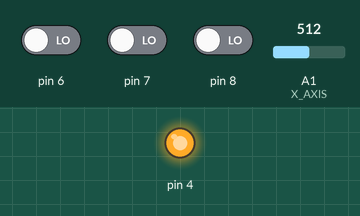
This sketch was run on a simulated Arduino Uno, built with avr-gcc and run on an emulated ATmega328P. Shown: output pins drawn as LEDs (lit = HIGH). The inputs (shaded band) are chosen by the test bench; at power-on: A1 (X_AXIS) = 512, pin 6 LOW, pin 7 LOW, pin 8 LOW. No radio packets arrive unless stated; what the sketch prints to the serial monitor is not drawn.

Above: at 2.8 s.
2.9 s: A1 (X_AXIS) set to 11
4.4 s: A1 (X_AXIS) set to 8
Timing chart, 0 to 7.4 s (numbered marks = the images above; inputs shaded):
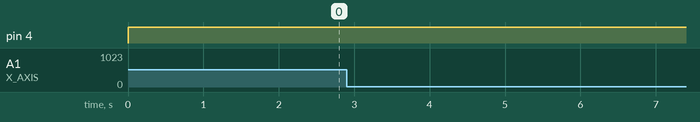

The sketch:

Transmitter.ino
```cpp
#include <SPI.h>
#include <nRF24L01.h>
#include <RF24.h>

#define SWING_PIN   (6u)
#define ACCELERATE_PIN (8u)
#define REVERSE_PIN (7u)
#define X_AXIS  A1
#define Y_AXIS  A0

RF24 radio(9, 10); // CE, CSN
const byte address[6] = "00001";     /*Byte of array representing the address. This is the address where we will send the data.
                                    This should be same on the receiving    side.*/
typedef enum
{
  STANDBY = 0,
  ACCELERATE = 1,
  SWING = 2,
  REVERSE = 3,
}ControllerState_t;

typedef struct
{
  bool swingDigitalRead = 0u;
  bool accelerateDigitalRead = 0u;
  bool reverseDigitalRead = 0u;
  uint32_t xAxis = 0u;
}Controller_t;

Controller_t data;
ControllerState_t ControllerState = STANDBY;

void setup()
{
  Serial.begin(9600);

  pinMode(SWING_PIN, INPUT);
  pinMode(4, OUTPUT);
  pinMode(ACCELERATE_PIN, INPUT);
  pinMode(REVERSE_PIN, INPUT);

  radio.begin();                  //Starting the Wireless communication
  radio.openWritingPipe(address); //Setting the address where we will send the data
  radio.setPALevel(RF24_PA_MIN);  //You can set it as minimum or maximum depending on the distance between the transmitter and receiver.
  radio.stopListening();          //This sets the module as transmitter
}


void loop()
{
  digitalWrite(4, HIGH);
  data.xAxis = analogRead(X_AXIS);
  data.swingDigitalRead = digitalRead(SWING_PIN);
  data.accelerateDigitalRead = digitalRead(ACCELERATE_PIN);
  data.reverseDigitalRead = digitalRead(REVERSE_PIN);
  Serial.println(data.accelerateDigitalRead);
  switch(ControllerState)
  {
    case STANDBY:
      Serial.println(data.xAxis);
      if (data.accelerateDigitalRead == HIGH)   //Test D4 to output a logic signal for D8 to read.
      {
//        Serial.println("Changing State");
        ControllerState = ACCELERATE;
      }

       else if (data.reverseDigitalRead == HIGH)
       {
         ControllerState = REVERSE;
       }

       else
      {
        data.accelerateDigitalRead = 0u;
        data.reverseDigitalRead = 0u;
        ControllerState = STANDBY;
      }
      break;

    case ACCELERATE:      /*Note: Adjust below commented code to accomodate for X axis*/
      if (data.accelerateDigitalRead == HIGH)
      {
//        Serial.println("Accelerating");
        Serial.println(data.xAxis);
        ControllerState = ACCELERATE;
      }

      else
      {
        data.accelerateDigitalRead = 0u;
        data.reverseDigitalRead = 0u;
        ControllerState = STANDBY;
      }
      break;

      case REVERSE:      /*Note: Adjust below commented code to accomodate for X axis*/
      if (data.reverseDigitalRead == HIGH)
      {
        Serial.println("Reversing");
        Serial.println(data.xAxis);
        ControllerState = REVERSE;
      }

      else
      {
        data.accelerateDigitalRead = 0u;
        data.reverseDigitalRead = 0u;
        ControllerState = STANDBY;
      }
      break;

      default:
      break;
    }
  radio.write(&data, sizeof(Controller_t));  //Sending the message to receiver
  delay(1);
}
```
